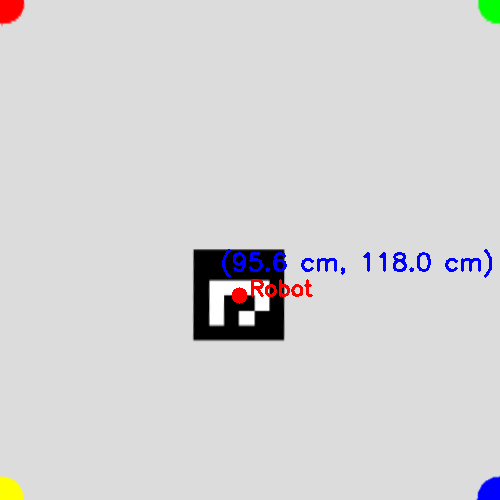
#> input picture Task2/Task2b/birdview.png, 500 x 500 px, given in place of angled_arena.png, which was not available
$ python script2b.py
#> lines starting #> are read from the running program, lines starting #| are printed output that depends on the picture; after the words box and inside, x2 and y2 are one past the last pixel; in counts of white or black regions, pixels touching at a corner belong together; pictures that were not available may be replaced by others from this repository, and a replacement may not be noted
import cv2
import numpy as np
import os

def map_arena():

    script_dir = os.path.dirname(os.path.abspath(__file__))

    image_path = os.path.join(
        script_dir,
        "test_images",
        "angled_arena.png"
    )

    image = cv2.imread(image_path)
#> image is the input picture: shape (500, 500, 3); mean B, G, R 213.7, 212.5, 213.3

    if image is None:
        raise FileNotFoundError(f"Could not load angled_arena.png from {image_path}")

    hsv = cv2.cvtColor(image, cv2.COLOR_BGR2HSV)
#> hsv: shape (500, 500, 3); mean H, S, V 1.2, 4.2, 215.8

    color_ranges = {
        "red": [
            (np.array([0,   120,  70]),  np.array([10,  255, 255])),
            (np.array([170, 120,  70]),  np.array([180, 255, 255])),
        ],
        "green": [
            (np.array([36,  50,  50]),   np.array([89,  255, 255])),
        ],
        "blue": [
            (np.array([90,  50,  50]),   np.array([130, 255, 255])),
        ],
        "yellow": [
            (np.array([20,  100, 100]),  np.array([35,  255, 255])),
        ],
    }

    def get_centroid(color_name):
#> called with color_name = 'red'
        ranges = color_ranges[color_name]
        mask = np.zeros(hsv.shape[:2], dtype=np.uint8)
        for (lo, hi) in ranges:
            mask = cv2.bitwise_or(mask, cv2.inRange(hsv, lo, hi))
#> this loop made 2 passes
#> pass 1, in get_centroid, `mask = cv2.bitwise_or(mask, cv2.inRange(hsv, lo, hi))`:
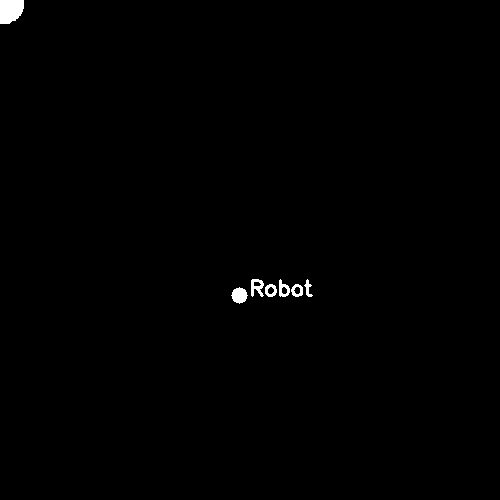
#> mask: shape (500, 500); 0.48% white; 7 white regions, largest, box (x1, y1, x2, y2) and area: (0, 0, 24, 24) 492, (231, 287, 248, 304) 197, (251, 279, 264, 297) 142

        kernel = cv2.getStructuringElement(cv2.MORPH_ELLIPSE, (7, 7))
        mask   = cv2.morphologyEx(mask, cv2.MORPH_OPEN,  kernel, iterations=2)
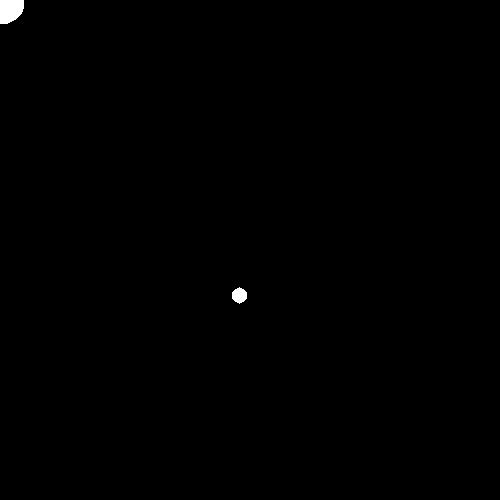
#> mask: shape (500, 500); 0.27% white; 2 white regions
        mask   = cv2.morphologyEx(mask, cv2.MORPH_CLOSE, kernel, iterations=2)

        contours, _ = cv2.findContours(mask, cv2.RETR_EXTERNAL, cv2.CHAIN_APPROX_SIMPLE)
#> contours = 2 contours; box (x1, y1, x2, y2) and area: (0, 0, 24, 24) 443, (232, 287, 247, 304) 162
        if not contours:
            raise RuntimeError(f"Could not detect '{color_name}' corner in the image.")

        largest = max(contours, key=cv2.contourArea)
#> largest = contour of 17 points, box (x1, y1, x2, y2) (0, 0, 24, 24), area 443
        M = cv2.moments(largest)
#> M = moments, m00 443, centre m10/m00, m01/m00 = (10.2, 10.06)
        if M["m00"] == 0:
            raise RuntimeError(f"Zero-area contour for colour '{color_name}'.")

        cx = int(M["m10"] / M["m00"])
#> cx = 10
        cy = int(M["m01"] / M["m00"])
#> cy = 10
        return [cx, cy]

    tl = get_centroid("red")
#> tl = [10, 10]
    tr = get_centroid("green")
#> the loop in get_centroid (call 2), `for (lo, hi) in ranges:` made 1 pass
#> pass 1, in get_centroid (call 2), `mask = cv2.bitwise_or(mask, cv2.inRange(hsv, lo, hi))`:
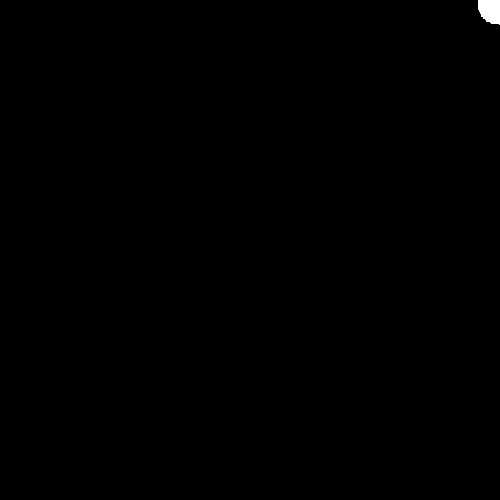
#> mask: shape (500, 500); 0.18% white; 1 white region, box (x1, y1, x2, y2) and area: (478, 0, 500, 25) 456
#> in get_centroid (call 2), `mask   = cv2.morphologyEx(mask, cv2.MORPH_OPEN,  kernel, iterations=2)`: mask: shape (500, 500); 0.18% white; 1 white region
#> in get_centroid (call 2), `contours, _ = cv2.findContours(mask, cv2.RETR_EXTERNAL, cv2.CHAIN_APPR..`: contours = 1 contour; box (x1, y1, x2, y2) and area: (478, 0, 500, 25) 411
#> in get_centroid (call 2), `largest = max(contours, key=cv2.contourArea)`: largest = contour of 18 points, box (x1, y1, x2, y2) (478, 0, 500, 25), area 411
#> in get_centroid (call 2), `M = cv2.moments(largest)`: M = moments, m00 411, centre m10/m00, m01/m00 = (489.6, 10.2)
#> in get_centroid (call 2), `cx = int(M["m10"] / M["m00"])`: cx = 489
#> tr = [489, 10]
    br = get_centroid("blue")
#> call 3 of get_centroid, with color_name = 'blue'
#> the loop in get_centroid (call 3), `for (lo, hi) in ranges:` made 1 pass
#> pass 1, in get_centroid (call 3), `mask = cv2.bitwise_or(mask, cv2.inRange(hsv, lo, hi))`:
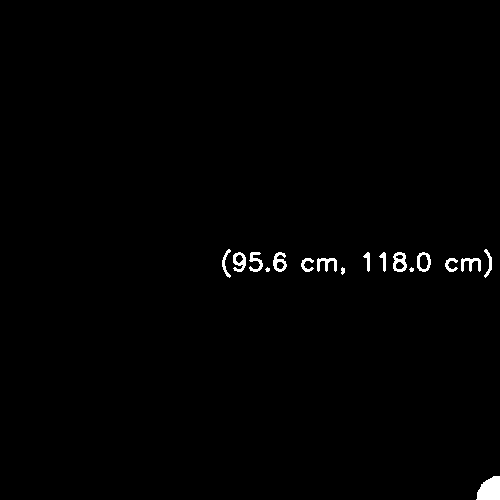
#> mask: shape (500, 500); 0.82% white; 17 white regions (2 under 20 px), largest, box (x1, y1, x2, y2) and area: (476, 476, 500, 500) 447, (393, 252, 407, 272) 166, (273, 252, 287, 272) 153
#> in get_centroid (call 3), `mask   = cv2.morphologyEx(mask, cv2.MORPH_OPEN,  kernel, iterations=2)`:
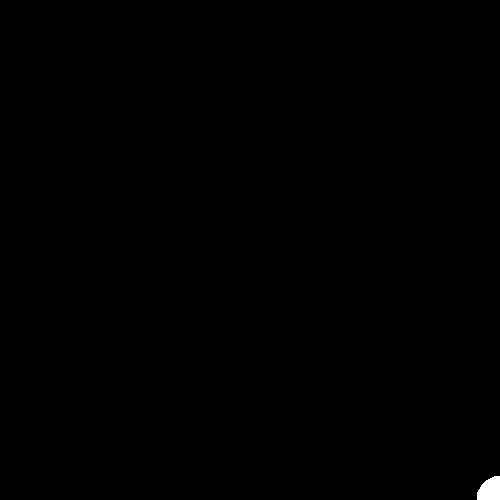
#> mask: shape (500, 500); 0.18% white; 1 white region
#> in get_centroid (call 3), `contours, _ = cv2.findContours(mask, cv2.RETR_EXTERNAL, cv2.CHAIN_APPR..`: contours = 1 contour; box (x1, y1, x2, y2) and area: (477, 476, 500, 500) 404
#> in get_centroid (call 3), `largest = max(contours, key=cv2.contourArea)`: largest = contour of 19 points, box (x1, y1, x2, y2) (477, 476, 500, 500), area 404
#> in get_centroid (call 3), `M = cv2.moments(largest)`: M = moments, m00 403.5, centre m10/m00, m01/m00 = (489.5, 489.2)
#> in get_centroid (call 3), `cy = int(M["m01"] / M["m00"])`: cy = 489
#> br = [489, 489]
    bl = get_centroid("yellow")
#> the loop in get_centroid (call 4), `for (lo, hi) in ranges:` made 1 pass
#> pass 1, in get_centroid (call 4), `mask = cv2.bitwise_or(mask, cv2.inRange(hsv, lo, hi))`:
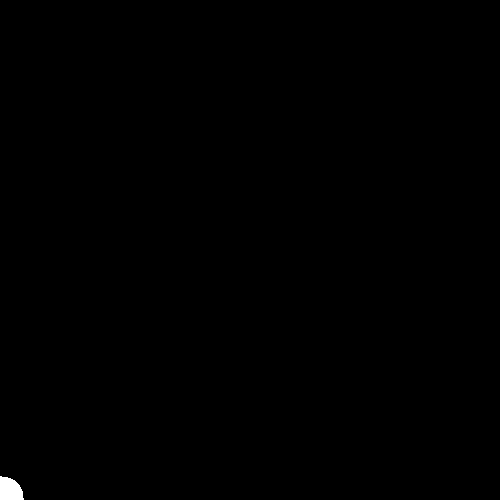
#> mask: shape (500, 500); 0.18% white; 1 white region, box (x1, y1, x2, y2) and area: (0, 476, 24, 500) 454
#> in get_centroid (call 4), `mask   = cv2.morphologyEx(mask, cv2.MORPH_OPEN,  kernel, iterations=2)`: mask: shape (500, 500); 0.18% white; 1 white region
#> in get_centroid (call 4), `contours, _ = cv2.findContours(mask, cv2.RETR_EXTERNAL, cv2.CHAIN_APPR..`: contours = 1 contour; box (x1, y1, x2, y2) and area: (0, 476, 23, 500) 412
#> in get_centroid (call 4), `largest = max(contours, key=cv2.contourArea)`: largest = contour of 19 points, box (x1, y1, x2, y2) (0, 476, 23, 500), area 412
#> in get_centroid (call 4), `M = cv2.moments(largest)`: M = moments, m00 412, centre m10/m00, m01/m00 = (9.75, 489.2)
#> in get_centroid (call 4), `cx = int(M["m10"] / M["m00"])`: cx = 9
#> bl = [9, 489]

    corner_points_detected = [tl, tr, br, bl]
#> corner_points_detected = [[10, 10], [489, 10], [489, 489], [9, 489]]

    OUTPUT_SIZE = 500

    pts_src = np.float32([tl, tr, br, bl])
#> pts_src = [[10, 10], [489, 10], [489, 489], [9, 489]]
    pts_dst = np.float32([
        [0,           0          ],
        [OUTPUT_SIZE, 0          ],
        [OUTPUT_SIZE, OUTPUT_SIZE],
        [0,           OUTPUT_SIZE],
    ])

    matrix     = cv2.getPerspectiveTransform(pts_src, pts_dst)
#> matrix = [[1.04, 0.00218, -10.46], [0, 1.05, -10.46], [3.12e-19, 4.36e-06, 1]]
    flat_image = cv2.warpPerspective(image, matrix, (OUTPUT_SIZE, OUTPUT_SIZE))
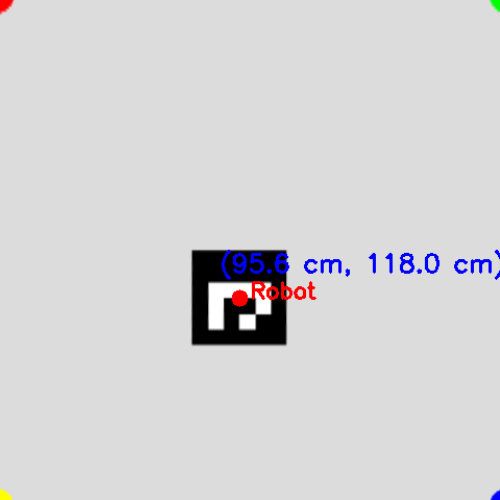
#> flat_image: shape (500, 500, 3); mean B, G, R 214.1, 212.5, 213.3

    birds_view_path = os.path.join(script_dir, "birdsview.png")
    cv2.imwrite(birds_view_path, flat_image)

    dictionary = cv2.aruco.getPredefinedDictionary(cv2.aruco.DICT_4X4_50)
    parameters = cv2.aruco.DetectorParameters()
    detector   = cv2.aruco.ArucoDetector(dictionary, parameters)

    corners, ids, _ = detector.detectMarkers(flat_image)
#> corners = (); ids = None

    robot_pixel_coord      = None
    robot_real_world_coord = None

    if ids is not None:
        for i, marker_id in enumerate(ids.flatten()):
            if int(marker_id) == 1:
                mc = corners[i][0]
                cx = int(np.mean(mc[:, 0]))
                cy = int(np.mean(mc[:, 1]))
                robot_pixel_coord = [cx, cy]

                SCALE = 200.0 / OUTPUT_SIZE
                x_cm = round(cx * SCALE, 1)
                y_cm = round(cy * SCALE, 1)
                robot_real_world_coord = [x_cm, y_cm]
                break

    if robot_pixel_coord is None:
#> (the run stopped early here; a loop or call above may not have finished)
